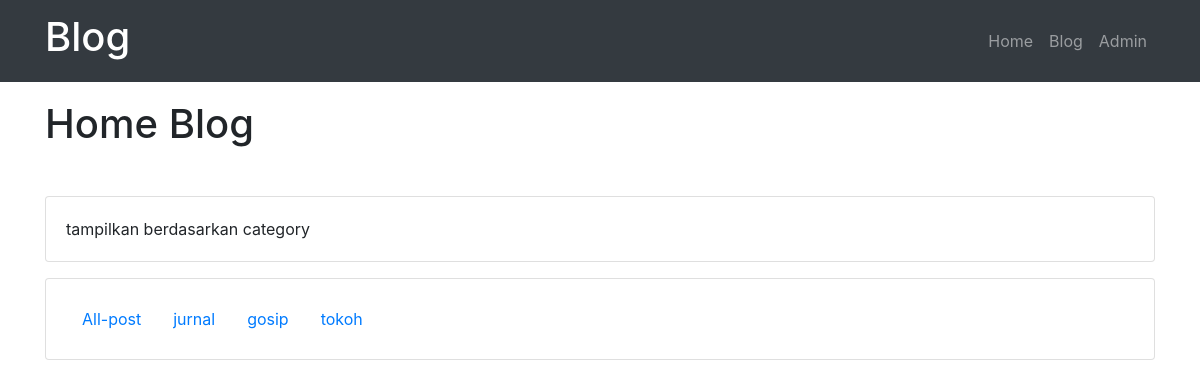
The app's page /blog/category/berita/, older data.
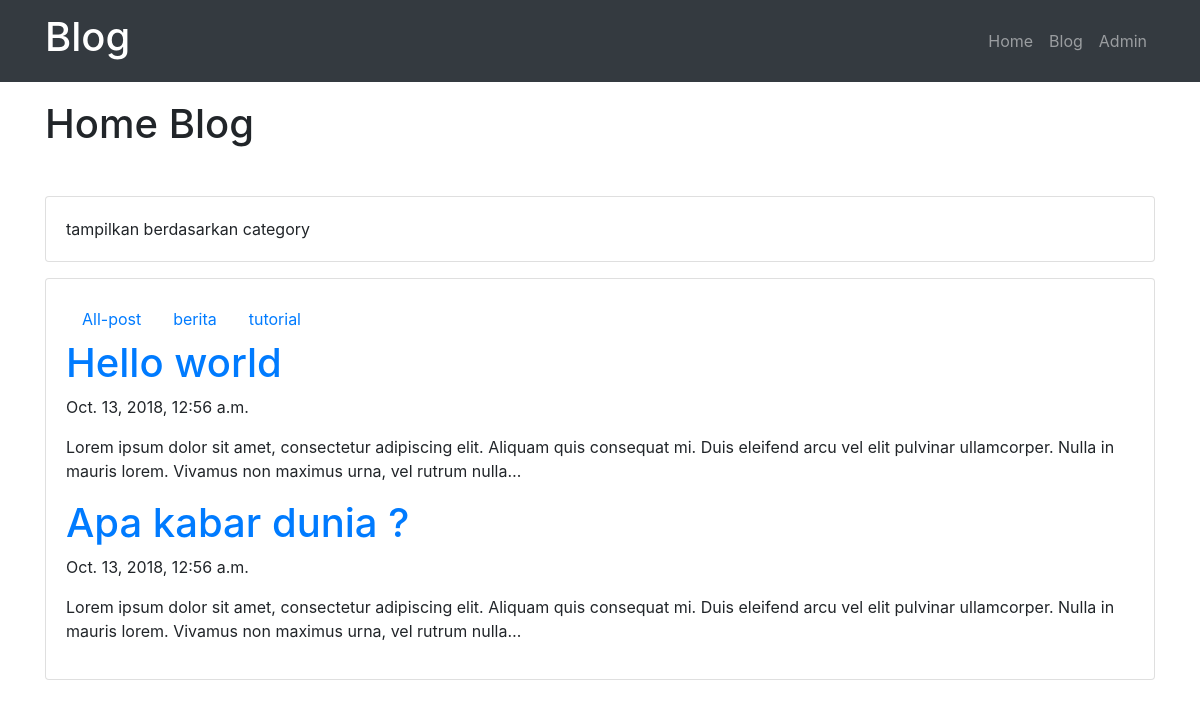
The same page, newer data.
### blog/models.py (models this page shows, shortened)
class Post(models.Model):
    judul = models.CharField(max_length=255)
    body = models.TextField()
    category = models.CharField(max_length=255)
    publish = models.DateTimeField(auto_now_add=True)
    update = models.DateTimeField(auto_now=True)
    slug = models.SlugField(blank=True, editable=False)

### blog/views.py (the view)
def categoryPost(request, categoryInput):
    posts = Post.objects.filter(category=categoryInput)
    categories = Post.objects.values('category').distinct()
    context = {
        'Judul': 'Home Blog',
        'Content': 'tampilkan berdasarkan category',
        'Categories': categories,
        'Posts': posts,
    }
    return render(request, 'blog/category.html', context)

### blog/templates/blog/category.html (shortened to what this page needs)
{% extends "base.html" %}
{% block pageTitle %} {{Judul}} {% endblock pageTitle %}
{% block contents %}
<div class="card card-body mb-3">{{Content}}</div>
<div class="card card-body">
  <ul class="nav">
    <li class="nav-item">
      <a class="nav-link" href="/blog" title=""> All-post </a>
    </li>
    {% for dataCategory in Categories %}
    <li class="nav-item">
      <a
        class="nav-link"
        href="/blog/category/{{dataCategory.category}}"
        title=""
      >
        {{dataCategory.category}}
      </a>
    </li>
    {% endfor %}
  </ul>
  {% for post in Posts %}
  <a href="/blog/post/{{post.slug}}" title="">
    <h1>{{post.judul}}</h1>
  </a>
  <p>{{post.publish}}</p>
  <p>{{post.body|truncatechars:200}}</p>
  {% endfor %}
</div>
{% endblock contents %}

Row changes from the older to the newer data that the page shows:
now on this page (row edited): Post: judul "Hello world", publish "Oct. 13, 2018, 12:56 a.m.", body "Lorem ipsum dolor sit amet, consectetur adipiscing elit. Aliquam quis consequat mi. Duis eleifend arcu vel elit pulvinar ullamcorper. Nulla in mauris lorem. Vivamus non maximus urna, vel rutrum nulla…"
now on this page (row edited): Post: judul "Apa kabar dunia ?", publish "Oct. 13, 2018, 12:56 a.m.", body "Lorem ipsum dolor sit amet, consectetur adipiscing elit. Aliquam quis consequat mi. Duis eleifend arcu vel elit pulvinar ullamcorper. Nulla in mauris lorem. Vivamus non maximus urna, vel rutrum nulla…"
Text that changed along with them:
new list line: "berita"
new list line: "tutorial"
list line gone: "jurnal"
list line gone: "gosip"
list line gone: "tokoh"
